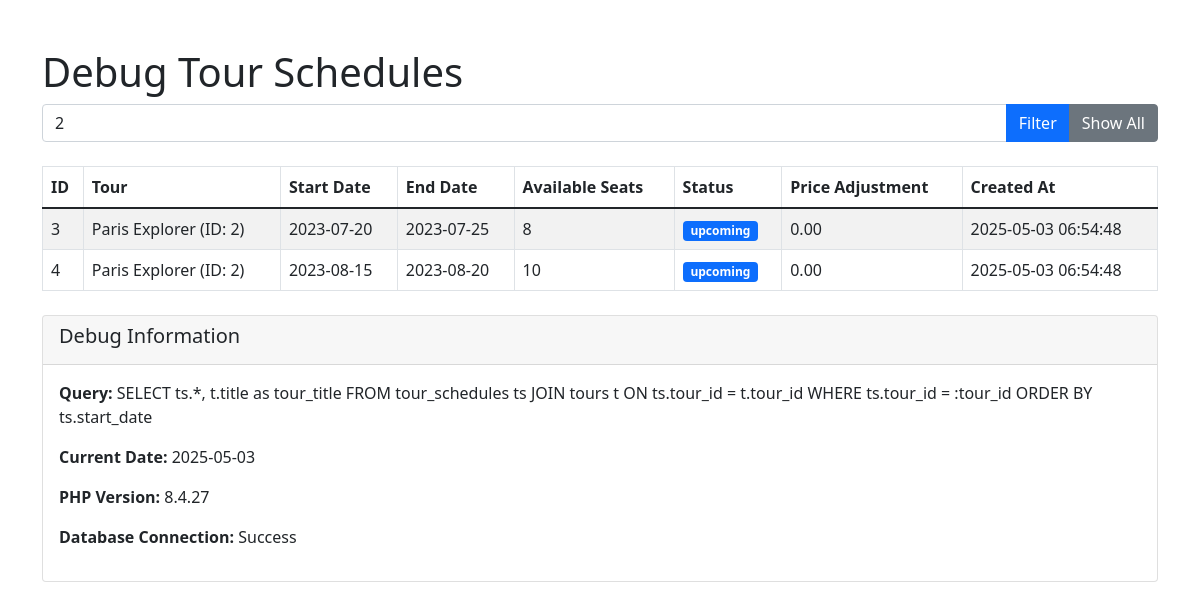
The page /debug-schedules.php?tour_id=2 (signed in) on the database its author committed.
### tables this page shows
CREATE TABLE IF NOT EXISTS tour_schedules (
    schedule_id INT AUTO_INCREMENT PRIMARY KEY,
    tour_id INT NOT NULL,
    start_date DATE NOT NULL,
    end_date DATE NOT NULL,
    available_seats INT NOT NULL,
    guide_name VARCHAR(100),
    price_adjustment DECIMAL(10, 2) DEFAULT 0.00,  
    status ENUM('upcoming', 'ongoing', 'completed', 'cancelled') DEFAULT 'upcoming',
    created_at DATETIME DEFAULT CURRENT_TIMESTAMP,
    updated_at DATETIME DEFAULT CURRENT_TIMESTAMP ON UPDATE CURRENT_TIMESTAMP,
    FOREIGN KEY (tour_id) REFERENCES tours(tour_id) ON DELETE CASCADE
);

CREATE TABLE IF NOT EXISTS tours (
    tour_id INT AUTO_INCREMENT PRIMARY KEY,
    title VARCHAR(100) NOT NULL,
    description TEXT NOT NULL,
    destination_id INT,
    price DECIMAL(10, 2) NOT NULL,
    duration INT NOT NULL,  
    max_people INT NOT NULL,
    inclusions TEXT,
    exclusions TEXT,
    image VARCHAR(255),
    is_featured BOOLEAN DEFAULT FALSE,
    is_active BOOLEAN DEFAULT TRUE,
    admin_id INT DEFAULT NULL,
    created_at DATETIME DEFAULT CURRENT_TIMESTAMP,
    updated_at DATETIME DEFAULT CURRENT_TIMESTAMP ON UPDATE CURRENT_TIMESTAMP,
    FOREIGN KEY (destination_id) REFERENCES destinations(destination_id) ON DELETE SET NULL,
    FOREIGN KEY (admin_id) REFERENCES users(user_id) ON DELETE SET NULL
);

### debug-schedules.php (the view, shortened to what this page needs)
<?php
$database = new Database();
$db = $database->getConnection();
$tour_id = isset($_GET['tour_id']) ? $_GET['tour_id'] : null;
if ($tour_id) {
    $query = "SELECT ts.*, t.title as tour_title
              FROM tour_schedules ts
              JOIN tours t ON ts.tour_id = t.tour_id
              WHERE ts.tour_id = :tour_id
              ORDER BY ts.start_date";
    $stmt = $db->prepare($query);
    $stmt->bindParam(":tour_id", $tour_id);
} else {
    $query = "SELECT ts.*, t.title as tour_title
              FROM tour_schedules ts
              JOIN tours t ON ts.tour_id = t.tour_id
              ORDER BY ts.start_date";
    $stmt = $db->prepare($query);
}
$stmt->execute();
$schedules = $stmt->fetchAll(PDO::FETCH_ASSOC);
?>
<!DOCTYPE html>
<html lang="en">
<head>
    <link href="https://cdn.jsdelivr.net/npm/bootstrap@5.1.3/dist/css/bootstrap.min.css" rel="stylesheet">
</head>
<body>
    <div class="container mt-5">
        <h1>Debug Tour Schedules</h1>
        <form action="" method="get" class="mb-4">
            <div class="input-group">
                <input type="text" name="tour_id" class="form-control" placeholder="Enter Tour ID" value="<?php echo $tour_id; ?>">
                <button type="submit" class="btn btn-primary">Filter</button>
                <a href="debug-schedules.php" class="btn btn-secondary">Show All</a>
            </div>
        </form>
        <table class="table table-bordered table-striped">
            <thead>
                <tr>
                    <th>ID</th>
                    <th>Tour</th>
                    <th>Start Date</th>
                    <th>End Date</th>
                    <th>Available Seats</th>
                    <th>Status</th>
                    <th>Price Adjustment</th>
                    <th>Created At</th>
                </tr>
            </thead>
            <tbody>
                <?php if (count($schedules) > 0): ?>
                    <?php foreach ($schedules as $schedule): ?>
                        <tr>
                            <td><?php echo $schedule['schedule_id']; ?></td>
                            <td><?php echo $schedule['tour_title']; ?> (ID: <?php echo $schedule['tour_id']; ?>)</td>
                            <td><?php echo $schedule['start_date']; ?></td>
                            <td><?php echo $schedule['end_date']; ?></td>
                            <td><?php echo $schedule['available_seats']; ?></td>
                            <td>
                                <span class="badge bg-<?php
                                    echo $schedule['status'] == 'upcoming' ? 'primary' :
                                        ($schedule['status'] == 'ongoing' ? 'success' :
                                            ($schedule['status'] == 'completed' ? 'secondary' : 'danger'));
                                ?>">
                                    <?php echo $schedule['status']; ?>
                                </span>
                            </td>
                            <td><?php echo $schedule['price_adjustment']; ?></td>
                            <td><?php echo $schedule['created_at']; ?></td>
                        </tr>
                    <?php endforeach; ?>
                <?php else: ?>
                    <tr>
                        <td colspan="8" class="text-center">No schedules found</td>
                    </tr>
                <?php endif; ?>
            </tbody>
        </table>
        <div class="card mt-4">
            <div class="card-header">
                <h5>Debug Information</h5>
            </div>
            <div class="card-body">
                <p><strong>Query:</strong> <?php echo $query; ?></p>
                <p><strong>Current Date:</strong> <?php echo date('Y-m-d'); ?></p>
                <p><strong>PHP Version:</strong> <?php echo phpversion(); ?></p>
                <p><strong>Database Connection:</strong> <?php echo $db ? 'Success' : 'Failed'; ?></p>
            </div>
        </div>
    </div>
</body>
</html>

### rows shown on the page
tour_schedules: schedule_id "3", tour.title "Paris Explorer", tour "2", start_date "2023-07-20", end_date "2023-07-25", available_seats "8", status "upcoming", price_adjustment "0.00", created_at "2025-05-03 06:54:48"
tour_schedules: schedule_id "4", tour.title "Paris Explorer", tour "2", start_date "2023-08-15", end_date "2023-08-20", available_seats "10", status "upcoming", price_adjustment "0.00", created_at "2025-05-03 06:54:48"

### other values the page prints
$query "SELECT ts.*, t.title as tour_title FROM tour_schedules ts JOIN tours t ON ts.tour_id = t.tour_id WHERE ts.tour_id = :tour_id ORDER BY ts.start_date"
phpversion() "8.4.27"
